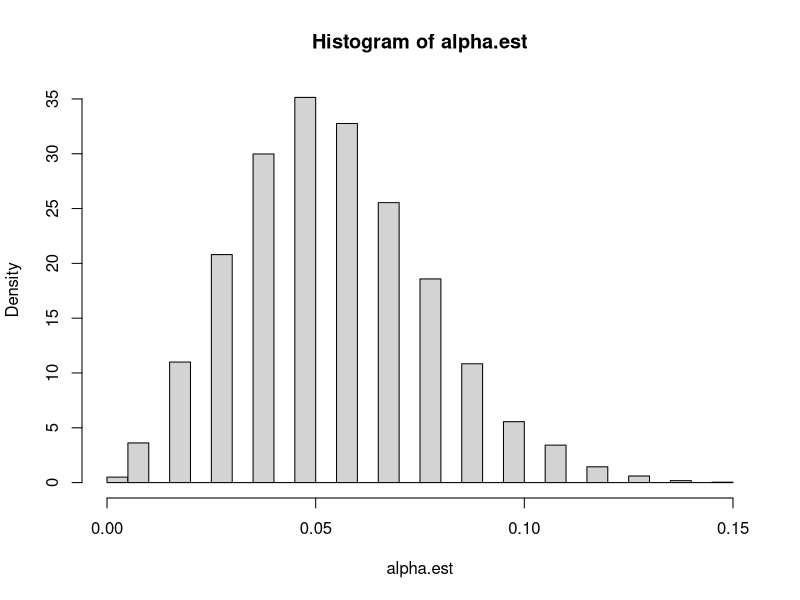
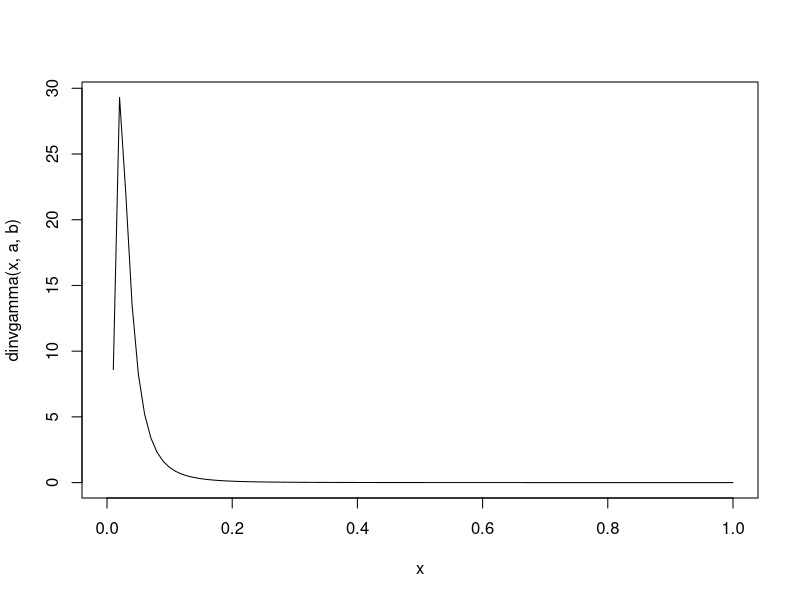
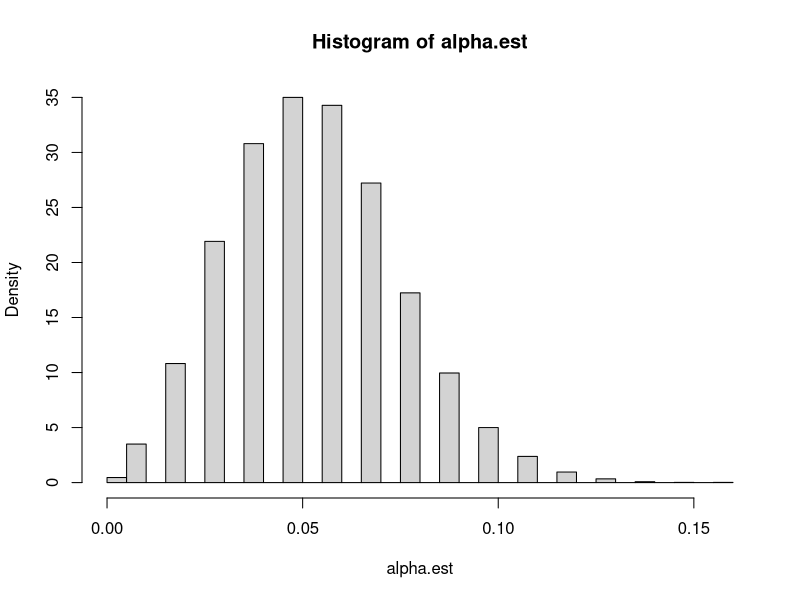

Source code (R) for these figures, in order: (Note: this script raises an error after producing the figures.)
##### a) b) #####

mu <- .1
sigma <- .2
alpha <- .05
N <- 111
y <- rnorm(N, mu, sigma)

mu.hat <- cumsum(y)[-1 * 1:9] / 10:N
sigma.hat <- sqrt((cumsum(y^2)[-1 * 1:9] - 2 * mu.hat * cumsum(y)[-1 * 1:9] + 
                     (10:N) * mu.hat^2) / (10:N - 1))

sd.test <- c()
for (i in 10:111) {
  sd.test <- c(sd.test, sd(y[1:i]))
}
all.equal(sd.test, sigma.hat)

HW6b <- function() {
  mu <- .1
  sigma <- .2
  alpha <- .05
  N <- 111
  y <- rnorm(N, mu, sigma)
  
  mu.hat <- cumsum(y)[-1 * 1:9] / 10:N
  sigma.hat <- sqrt((cumsum(y^2)[-1 * 1:9] - 2 * mu.hat * cumsum(y)[-1 * 1:9] + 
                       (10:N) * mu.hat^2) / (10:N - 1))
  
  exceed <- sum(qnorm(1 - alpha, mu.hat, sigma.hat)[-102] < y[-1 * 1:10]) / 101
  exceed
}

system.time(alpha.est <- replicate(n = 10000, HW6b()))

hist(alpha.est, freq = FALSE, breaks = 30)
mean(alpha.est)

## reason for exceedances: sqrt not a linear transformation!

##### c) #####
rinvgamma <- function(n, shape, rate) {
  1 / rgamma(n, shape, rate)
}
dinvgamma <- function(x, shape, rate) {
  dgamma(1/x, shape, rate) / x^2
}

qt_ls <- function(p, df, loc, scale) {
  qt(p, df) * scale + loc
}

dt_ls <- function(x, df, loc, scale) {
  1/scale * dt((x - loc)/scale, df)
}

## reasonable values for a,b?
a <- 3
b <- .08
r <- sqrt(rinvgamma(10, a, b))
r < .4 | r > .1

b/(a-1)
sigma^2

curve(dinvgamma(x, a, b))

HW6c <- function() {
  m <- .1
  M <- 1
  sigma.true <- .2
  
  N <- 111
  y <- rnorm(N, m, sigma.true)
  alpha <- .05
  
  Tt <- 10:111
  a <- 3
  b <- .08
  
  sigma <- sqrt(rinvgamma(1, a, b))
  mu <- rnorm(1, m, sigma)
  
  mu.hat <- cumsum(y)[-1 * 1:9] / 10:N
  sigma.hat <- sqrt((cumsum(y^2)[-1 * 1:9] - 2 * mu.hat * cumsum(y)[-1 * 1:9] + 
                       (10:N) * mu.hat^2) / (10:N - 1))
  
  m.prime <- (m + M * Tt*mu.hat) / (M*Tt + 1)
  M.prime <- M / (M*Tt + 1)
  a.prime <- a + .5 * Tt
  b.prime <- b + sigma.hat^2 * (10:N - 1) * .5 +
              (Tt * (mu.hat - m)^2) / (2 * (M*Tt + 1))
  
  exceed <- sum(qt_ls(1-alpha, 2*a.prime, m.prime, sqrt((b.prime * (M.prime + 1)) / 
                        a.prime))[-102] < y[-1 * 1:10]) / 101
  exceed
}

system.time(alpha.est <- replicate(n = 10000, HW6c()))
hist(alpha.est, freq = FALSE, breaks = 30)
mean(alpha.est)

##### d) #####
K <- 10000 # call M K

m <- .1
M <- 1
sigma.true <- .2

N <- 111
y <- rnorm(N, m, sigma.true)
alpha <- .05

Tt <- 10:111
a <- 3
b <- .08

mu.hat <- cumsum(y)[-1 * 1:9] / 10:N
sigma.hat <- sqrt((cumsum(y^2)[-1 * 1:9] - 2 * mu.hat * cumsum(y)[-1 * 1:9] + 
                     (10:N) * mu.hat^2) / (10:N - 1))

#### from slide 22, we know the cond. posteriors
## sigma does not depend on mu -> direct sampling possible

HW6d <- function() {
  shape.sigma <- a + .5 * Tt
  rate.sigma <- b + sigma.hat^2 * (10:N - 1) * .5 +
    (Tt * (mu.hat - m)^2) / (2 * (M*Tt + 1))
  
  sigmasq.m <- rinvgamma(length(shape.sigma), shape.sigma, rate.sigma)
  
  loc.mu <- (m + M*Tt*mu.hat) / (M*Tt + 1)
  scale.mu <- (M * sigmasq.m) / (M*Tt + 1)
  
  mu.m <- rnorm(length(sigma.m), loc.mu, sqrt(scale.mu))
  
  ## we return 1 simulation of y_t for each T in 10:111
  rnorm(length(mu.m), mu.m, sqrt(sigmasq.m))
}

system.time(dist.out <- replicate(K, HW6d()))
rownames(dist.out) <- paste0('T', 10:111)
colnames(dist.out) <- paste0('m', 1:K)

#### true density ####
m.prime <- (m + M * Tt*mu.hat) / (M*Tt + 1)
M.prime <- M / (M*Tt + 1)
a.prime <- a + .5 * Tt
b.prime <- b + sigma.hat^2 * (10:N - 1) * .5 +
  (Tt * (mu.hat - m)^2) / (2 * (M*Tt + 1))
######################

ind <- match(paste0('T', c(10, 50, 100)), rownames(dist.out))

for(i in ind) {
  op <- par(cex = .8) #, mfcol = c(3,1))
  plot(density(dist.out[i,]), xlab = '', main = rownames(dist.out)[i], lwd = 2)
  legend('topright', c('Simulation', 'True Density'), 
         lty = 1, cex = .8, col = c("black", "dodgerblue3"), bty = 'n')
  curve(dt_ls(x, 2*a.prime[i], m.prime[i], sqrt((b.prime[i] * (M.prime[i] + 1)) / 
                                            a.prime[i])), add = TRUE, col = 'dodgerblue3')
  par(op)
}
